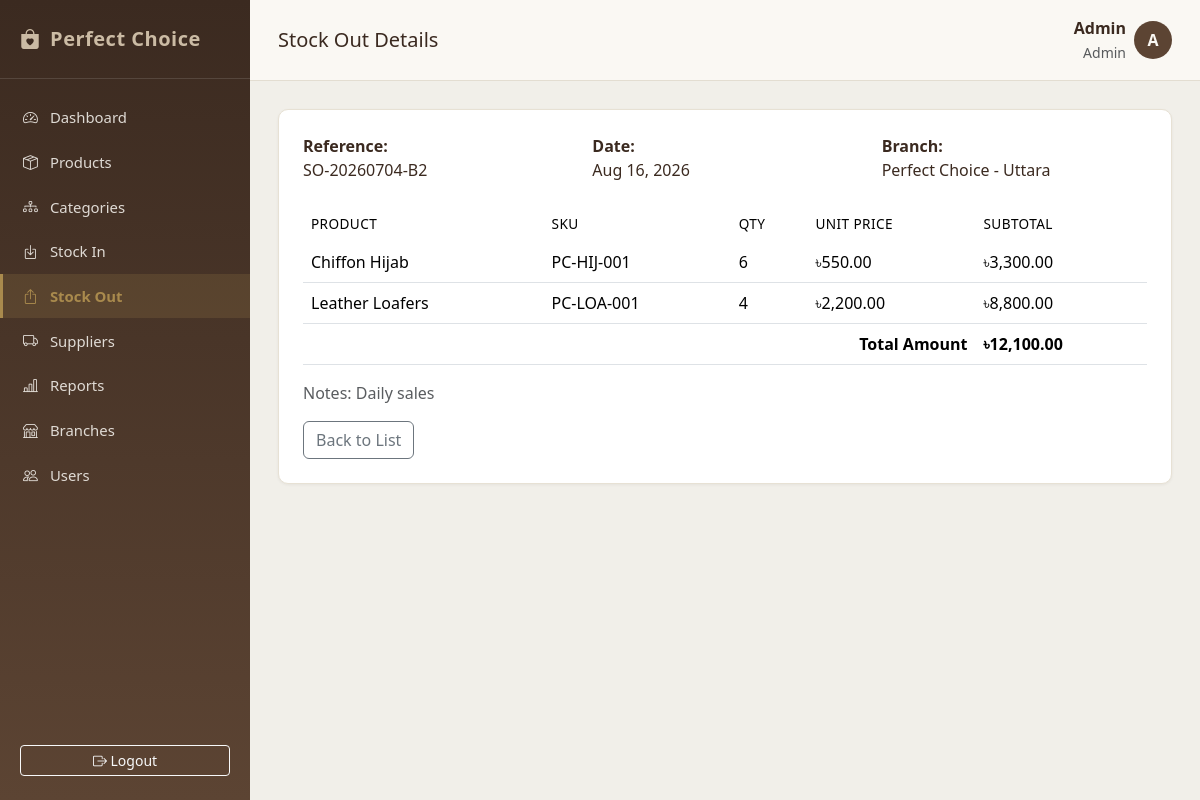
Page /stock_out/view.php?id=24 (signed in) on the committed database.
### tables this page shows
CREATE TABLE stock_out (
    stock_out_id INT AUTO_INCREMENT PRIMARY KEY,
    branch_id INT NOT NULL,
    user_id INT NOT NULL,
    reference_no VARCHAR(50),
    stock_out_date DATE NOT NULL,
    total_amount DECIMAL(12,2) DEFAULT 0,
    notes VARCHAR(255),
    created_at TIMESTAMP DEFAULT CURRENT_TIMESTAMP,
    FOREIGN KEY (branch_id) REFERENCES branches(branch_id),
    FOREIGN KEY (user_id) REFERENCES users(user_id)
);

CREATE TABLE branches (
    branch_id INT AUTO_INCREMENT PRIMARY KEY,
    branch_name VARCHAR(100) NOT NULL,
    location VARCHAR(255),
    phone VARCHAR(30),
    status ENUM('active','inactive') DEFAULT 'active',
    created_at TIMESTAMP DEFAULT CURRENT_TIMESTAMP
);

CREATE TABLE stock_out_details (
    detail_id INT AUTO_INCREMENT PRIMARY KEY,
    stock_out_id INT NOT NULL,
    product_id INT NOT NULL,
    quantity INT NOT NULL,
    unit_price DECIMAL(10,2) NOT NULL,
    subtotal DECIMAL(12,2) GENERATED ALWAYS AS (quantity * unit_price) STORED,
    FOREIGN KEY (stock_out_id) REFERENCES stock_out(stock_out_id) ON DELETE CASCADE,
    FOREIGN KEY (product_id) REFERENCES products(product_id)
);

CREATE TABLE products (
    product_id INT AUTO_INCREMENT PRIMARY KEY,
    sku VARCHAR(50) UNIQUE,
    product_name VARCHAR(150) NOT NULL,
    category_id INT NOT NULL,
    supplier_id INT,
    size VARCHAR(20),
    color VARCHAR(50),
    cost_price DECIMAL(10,2) DEFAULT 0,
    selling_price DECIMAL(10,2) NOT NULL DEFAULT 0,
    reorder_level INT DEFAULT 10,
    image VARCHAR(255),
    status ENUM('active','inactive') DEFAULT 'active',
    created_at TIMESTAMP DEFAULT CURRENT_TIMESTAMP,
    FOREIGN KEY (category_id) REFERENCES categories(category_id),
    FOREIGN KEY (supplier_id) REFERENCES suppliers(supplier_id) ON DELETE SET NULL
);

### includes/functions.php (called while the page is built, shortened)
<?php
function formatMoney($amount) {
    return number_format((float)$amount, 2);
}

### stock_out/view.php (the view, shortened to what this page needs)
<?php
require_once '../config/database.php';
require_once '../includes/functions.php';
$id = (int)($_GET['id'] ?? 0);
$stmt = $conn->prepare("SELECT so.*, b.branch_name, u.full_name
    FROM stock_out so
    JOIN branches b ON so.branch_id = b.branch_id
    JOIN users u ON so.user_id = u.user_id
    WHERE so.stock_out_id = ?");
$stmt->bind_param("i", $id);
$stmt->execute();
$entry = $stmt->get_result()->fetch_assoc();
$details = $conn->prepare("SELECT sod.*, p.product_name, p.sku FROM stock_out_details sod JOIN products p ON sod.product_id = p.product_id WHERE sod.stock_out_id = ?");
$details->bind_param("i", $id);
$details->execute();
$lines = $details->get_result();
require_once '../includes/header.php';
require_once '../includes/sidebar.php';
?>
<div class="pc-card p-4">
    <div class="row mb-4">
        <div class="col-md-4"><strong>Reference:</strong><br><?php echo htmlspecialchars($entry['reference_no'] ?: ('SO-' . str_pad($entry['stock_out_id'],4,'0',STR_PAD_LEFT))); ?></div>
        <div class="col-md-4"><strong>Date:</strong><br><?php echo date('M d, Y', strtotime($entry['stock_out_date'])); ?></div>
        <div class="col-md-4"><strong>Branch:</strong><br><?php echo htmlspecialchars($entry['branch_name']); ?></div>
    </div>
    <div class="table-responsive">
<table class="table">
        <thead><tr><th>Product</th><th>SKU</th><th>Qty</th><th>Unit Price</th><th>Subtotal</th></tr></thead>
        <tbody>
        <?php while ($l = $lines->fetch_assoc()): ?>
            <tr>
                <td><?php echo htmlspecialchars($l['product_name']); ?></td>
                <td><?php echo htmlspecialchars($l['sku']); ?></td>
                <td><?php echo $l['quantity']; ?></td>
                <td>৳<?php echo formatMoney($l['unit_price']); ?></td>
                <td>৳<?php echo formatMoney($l['subtotal']); ?></td>
            </tr>
        <?php endwhile; ?>
        </tbody>
        <tfoot>
            <tr><th colspan="4" class="text-end">Total Amount</th><th>৳<?php echo formatMoney($entry['total_amount']); ?></th></tr>
        </tfoot>
    </table>
</div>
    <?php if ($entry['notes']): ?><p class="text-muted">Notes: <?php echo htmlspecialchars($entry['notes']); ?></p><?php endif; ?>
    <a href="list.php" class="btn btn-outline-secondary">Back to List</a>
</div>
    </main>
</div>
<?php require_once '../includes/footer.php'; ?>

### assets/css/style.css (style rules this page uses)
:root { --pc-brown-dark: #3b2a20; --pc-brown: #5c4433; --pc-brown-light: #8a6f55; --pc-taupe: #cbbba4; --pc-grey: #6b6b66; --pc-grey-light: #f1efe9; --pc-ivory: #faf8f3; --pc-gold: #a98a4d; --pc-success: #4f6f52; --pc-danger: #8b3a3a; --pc-warning: #b9893f; --pc-fs-xs: 0.8rem; --pc-fs-sm: 0.875rem; --pc-fs-base: 1rem; --pc-fs-lg: 1.25rem; --pc-fs-xl: 1.5rem; }
* { box-sizing: border-box; }
body { background-color: var(--pc-grey-light); font-family: 'Segoe UI', Georgia, 'Times New Roman', serif; color: var(--pc-brown-dark); margin: 0; }
.pc-card { background: #fff; border: 1px solid #e7e1d4; border-radius: 10px; box-shadow: 0 1px 3px rgba(59,42,32,0.06); }
.table thead { background: var(--pc-brown-dark); color: var(--pc-ivory); }
.table thead th { border: none; font-weight: 500; font-size: 0.85rem; text-transform: uppercase; letter-spacing: 0.4px; }

### rows in the picture
stock_out: reference_no "SO-20260704-B2", stock_out_date "Aug 16, 2026", branch.branch_name "Perfect Choice - Uttara", total_amount "12,100.00", notes "Daily sales"
stock_out_details: product.product_name "Chiffon Hijab", product.sku "PC-HIJ-001", quantity "6", unit_price "550.00", subtotal "3,300.00"
stock_out_details: product.product_name "Leather Loafers", product.sku "PC-LOA-001", quantity "4", unit_price "2,200.00", subtotal "8,800.00"

### other values in the picture
$pageTitle "Stock Out Details"
$_SESSION['full_name'] "Admin"
roleName($_SESSION['role_id']) "Admin"
substr($_SESSION['full_name'], 0, 1) "A"
